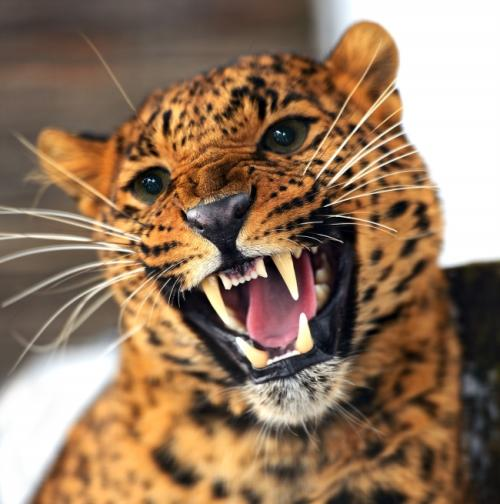
#> input picture datas/animal.jpg, 500 x 504 px, given in place of circle2.jpg, which was not available
$ python contourMatching.py   (older library calls are emulated)
#> lines starting #> are read from the running program, lines starting #| are printed output that depends on the picture; after the words box and inside, x2 and y2 are one past the last pixel; in counts of white or black regions, pixels touching at a corner belong together; pictures that were not available may be replaced by others from this repository, and a replacement may not be noted
#coding:utf-8
import cv2
import numpy as np

cap = cv2.VideoCapture(0)

rectangleNEG = cv2.imread('datas/circle2.jpg', 0)
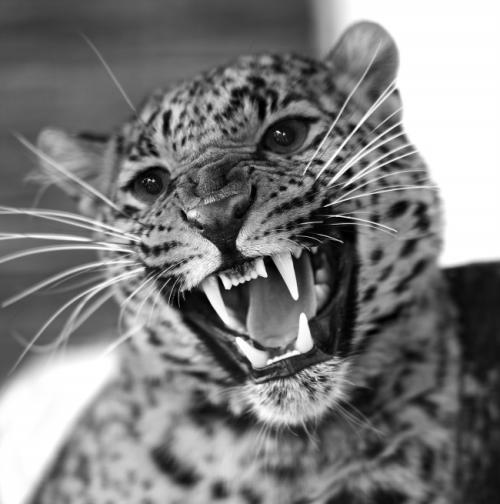
#> rectangleNEG: shape (504, 500); min 0, max 255, mean 125.2
ret, rectangle = cv2.threshold(rectangleNEG, 127, 255, cv2.THRESH_BINARY_INV)
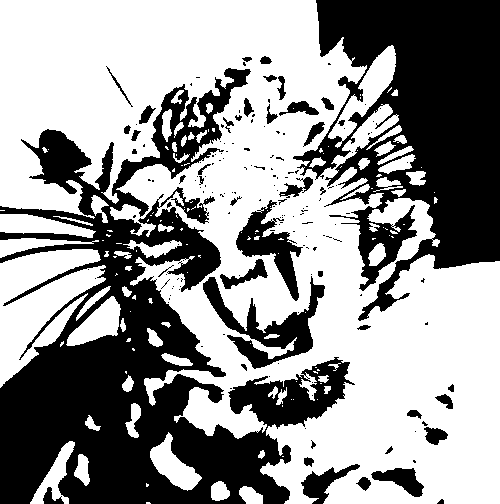
#> rectangle: shape (504, 500); 58.5% white; 168 black regions (124 under 20 px)

recC, contours, hierarchy = cv2.findContours(rectangle, cv2.RETR_EXTERNAL, cv2.CHAIN_APPROX_SIMPLE)
#> contours = 122 contours, 69 with area under 20; largest, box (x1, y1, x2, y2) and area: (0, 0, 500, 504) 132950, (0, 249, 106, 388) 7518, (328, 45, 396, 148) 1896, (66, 296, 121, 346) 1302, (150, 432, 202, 491) 1238
recCont = contours[0]
#> recCont = [[146, 502], [146, 503], [150, 503], [149, 502]]

while True:
    ret, frame = cap.read()
#> frame is the input picture: shape (504, 500, 3); mean B, G, R 95.3, 119.5, 147.5
    frameGray = cv2.cvtColor(frame, cv2.COLOR_BGR2GRAY)

    #canny = cv2.Canny(frameGray, 70, 150)
    canny = cv2.adaptiveThreshold(frameGray, 255, cv2.ADAPTIVE_THRESH_GAUSSIAN_C, cv2.THRESH_BINARY_INV, 13, 6)
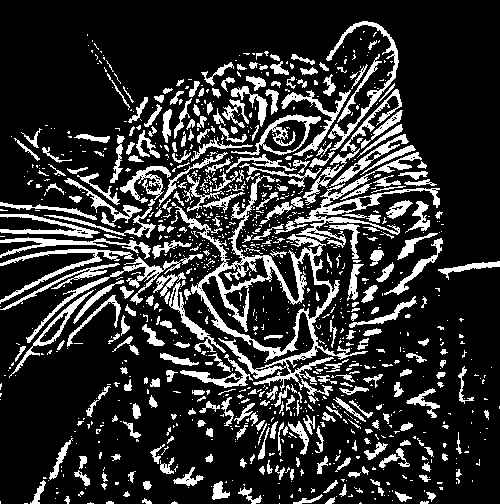
#> canny: shape (504, 500); 19.3% white; 1088 white regions (769 under 20 px)
    cv2.imshow('canny', canny)
    grayC, contours, hierarchy = cv2.findContours(canny, cv2.RETR_LIST, cv2.CHAIN_APPROX_SIMPLE)
#> contours = 1355 contours, 1098 with area under 20; largest, box (x1, y1, x2, y2) and area: (175, 175, 368, 391) 10554, (201, 252, 331, 353) 4904, (294, 152, 440, 248) 1818, (231, 114, 321, 155) 1500, (262, 119, 308, 153) 905

    for cnt in contours:
        cv2.drawContours(frame, [cnt], 0, (0, 0, 255), 1)
        epsilon = 0.000001 * cv2.arcLength(cnt, True)
        approx = cv2.approxPolyDP(cnt, epsilon, True)
        if cv2.matchShapes(approx, recCont, 2, 0.0) < 0.1:
            if cv2.contourArea(approx) > 1000:
                x, y, w, h = cv2.boundingRect(cnt)
                cv2.rectangle(frame, (x, y), (x + w, y + h), (0, 255, 0), 2)
#> this loop made 1355 passes
#> (epsilon, approx) on passes 1, 2, 8: (0, [[279, 503]]), (6e-06, [[24, 503], [27, 503]]), (4e-06, [[0, 501], [0, 503]])
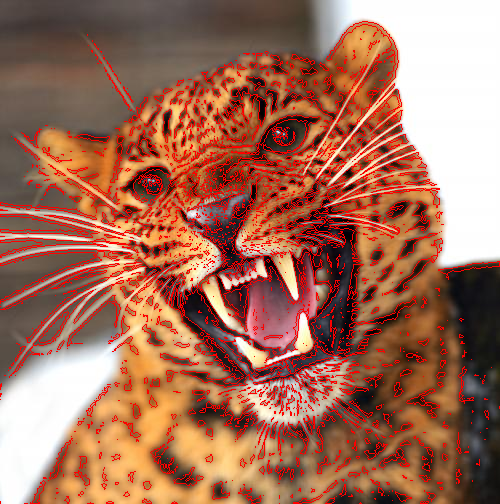
#> frame: shape (504, 500, 3); 11.41% of pixels changed, all inside (x1, y1, x2, y2) = (0, 21, 500, 504)

    cv2.imshow('stream', frame)
    if cv2.waitKey(5) & 0xFF == ord('q'):
#> (key q is pressed here)
        break

cap.release()
cv2.destroyAllWindows()
